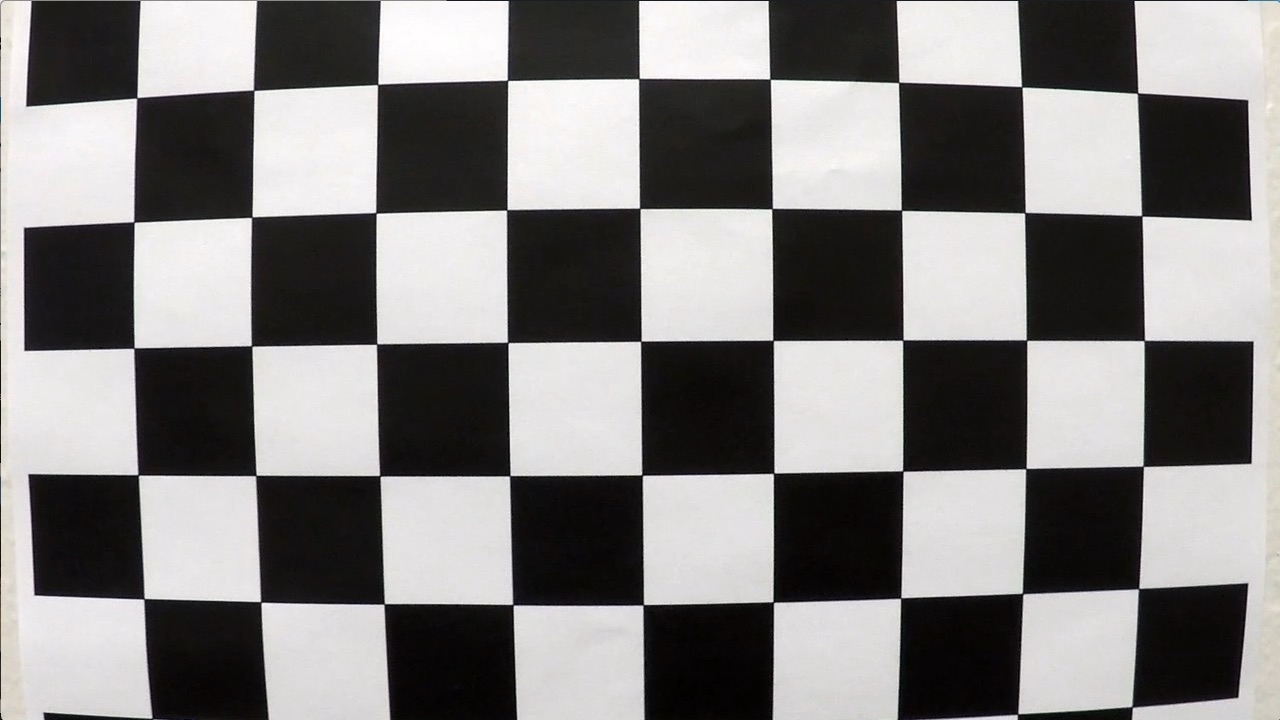
#> input picture camera_cal/calibration1.jpg, 1280 x 720 px; its folder holds 4 pictures in this run
$ jupyter execute --allow-errors CarND-Advanced-Lane-Lines.ipynb   (shell and % lines are left out)   (older library calls are emulated)
#> lines starting #> are read from the running program, lines starting #| are printed output that depends on the picture
## Advanced Lane Finding Project

The goals / steps of this project are the following:

* Compute the camera calibration matrix and distortion coefficients given a set of chessboard images.
* Apply a distortion correction to raw images.
* Use color transforms, gradients, etc., to create a thresholded binary image.
* Apply a perspective transform to rectify binary image ("birds-eye view").
* Detect lane pixels and fit to find the lane boundary.
* Determine the curvature of the lane and vehicle position with respect to center.
* Warp the detected lane boundaries back onto the original image.
* Output visual display of the lane boundaries and numerical estimation of lane curvature and vehicle position.

[//]: # (Image References)

[image1]: ./examples/undistort_output.png "Undistorted"
[image2]: ./test_images/test1.jpg "Road Transformed"
[image3]: ./examples/binary_combo_example.jpg "Binary Example"
[image4]: ./examples/warped_straight_lines.jpg "Warp Example"
[image5]: ./examples/color_fit_lines.jpg "Fit Visual"
[image6]: ./examples/example_output.jpg "Output"
[image7]: ./output_images/test1.jpg "Undistored Image"
[video1]: ./project_video.mp4 "Video"

## [Rubric](https://review.udacity.com/#!/rubrics/571/view) Points

### Here I will consider the rubric points individually and describe how I addressed each point in my implementation.

---

### Writeup / README

#### 1. Provide a Writeup / README that includes all the rubric points and how you addressed each one.  You can submit your writeup as markdown or pdf.  [Here](https://github.com/udacity/CarND-Advanced-Lane-Lines/blob/master/writeup_template.md) is a template writeup for this project you can use as a guide and a starting point.

You're reading it!

### Camera Calibration

#### 1. Briefly state how you computed the camera matrix and distortion coefficients. Provide an example of a distortion corrected calibration image.

The code for this step is contained in the first code cell of the IPython notebook located in "./examples/example.ipynb" (or in lines # through # of the file called `some_file.py`).

I start by preparing "object points", which will be the (x, y, z) coordinates of the chessboard corners in the world. Here I am assuming the chessboard is fixed on the (x, y) plane at z=0, such that the object points are the same for each calibration image.  Thus, `objp` is just a replicated array of coordinates, and `objpoints` will be appended with a copy of it every time I successfully detect all chessboard corners in a test image.  `imgpoints` will be appended with the (x, y) pixel position of each of the corners in the image plane with each successful chessboard detection.

I then used the output `objpoints` and `imgpoints` to compute the camera calibration and distortion coefficients using the `cv2.calibrateCamera()` function.  I applied this distortion correction to the test image using the `cv2.undistort()` function and obtained this result:

![alt text][image1]

I've used `cv2.getPerspectiveTransform()` to get M, the transform matrix. Afterwards, I finally used `cv2.warpPerspective()` to warp your image to a top-down view, whcih was not strictly required at this moment.

[cell 1]
import numpy as np
import cv2
import glob
import matplotlib.pyplot as plt
import matplotlib.image as mpimg
#%matplotlib qt

[cell 2]
# the number of inside corners in x & y
nx = 9
ny = 6

# termination criteria
criteria = (cv2.TERM_CRITERIA_EPS + cv2.TERM_CRITERIA_MAX_ITER, 30, 0.001)

# prepare object points, like (0,0,0), (1,0,0), (2,0,0) ....,(7,5,0)
objp = np.zeros((ny*nx,3), np.float32)
objp[:,:2] = np.mgrid[0:nx,0:ny].T.reshape(-1,2)

# Arrays to store object points and image points from all the images.
objpoints = [] # 3d points in real world space
imgpoints = [] # 2d points in image plane.

# Make a list of calibration images
images = glob.glob('./camera_cal/calibration*.jpg')

# Step through the list and search for chessboard corners
for fname in images:
    img = cv2.imread(fname)
#> img is the input picture: shape (720, 1280, 3); mean B, G, R 127.8, 128.4, 130.1
    gray = cv2.cvtColor(img, cv2.COLOR_BGR2GRAY)

    # Find the chess board corners
    ret, corners = cv2.findChessboardCorners(gray, (nx,ny), None)
#> ret = False; corners = None

    # If found, add object points, image points (after refining the them)
    if ret == True:
        objpoints.append(objp)
        corners_refined_loc = cv2.cornerSubPix(gray, corners, (11,11), (-1,-1), criteria)
        imgpoints.append(corners_refined_loc)

        # Calculate camera matrix and distortion coefficients
        ret, mtx, dist, rvecs, tvecs = cv2.calibrateCamera(objpoints, imgpoints, gray.shape[::-1], None, None)

        # Obtain undistored & warped image and matrix
        # 1) Undistort using mtx and dist
        undist = cv2.undistort(img, mtx, dist, None, mtx)
        # 2) Convert to grayscale
        gray2 = cv2.cvtColor(undist, cv2.COLOR_BGR2GRAY)
        # 3) Find the chessboard corners
        ret2, corners2 = cv2.findChessboardCorners(gray2, (nx, ny), None)
        # 4) If corners found:
        if ret2 == True:
            # a) draw corners
            cv2.drawChessboardCorners(undist, (nx, ny), corners2, ret2)
            # b) define 4 source points src = np.float32([[,],[,],[,],[,]])
            #Note: you could pick any four of the detected corners
            # as long as those four corners define a rectangle
            #One especially smart way to do this would be to use four well-chosen
            # corners that were automatically detected during the undistortion steps
            #We recommend using the automatic detection of corners in your code
            offset = 100
            img_size = (gray2.shape[1], gray2.shape[0])
            src = np.float32([corners2[0], corners2[nx-1], corners2[-1], corners2[-nx]])
            # c) define 4 destination points dst = np.float32([[,],[,],[,],[,]])
            dst = np.float32([[offset, offset], [img_size[0]-offset, offset], [img_size[0]-offset, img_size[1]-offset], [offset, img_size[1]-offset]])
            # d) use cv2.getPerspectiveTransform() to get M, the transform matrix
            M = cv2.getPerspectiveTransform(src, dst)
            # e) use cv2.warpPerspective() to warp your image to a top-down view
            warped = cv2.warpPerspective(undist, M, img_size, flags=cv2.INTER_LINEAR)

            # Draw images
            f, (ax1, ax2) = plt.subplots(1, 2, figsize=(24, 9))
            f.tight_layout()
            ax1.imshow(img)
            ax1.set_title('Original Image: '+fname.split('/')[-1], fontsize=50)
            ax2.imshow(warped)
            ax2.set_title('Undistorted and Warped Image', fontsize=50)
            plt.subplots_adjust(left=0., right=1, top=0.9, bottom=0.)

            # Save undistored & warped images to ./output_images
            fname2 = './output_images/' + fname.split('/')[-1]
            cv2.imwrite(fname2, warped)
            #plt.imsave(fname2, warped)
        else:
            print(fname, ": corners NOT found in the undistored image")
    else:
        print(fname, ": corners NOT found in the original image.")
#> pass 2 of the loop `for fname in images:`:
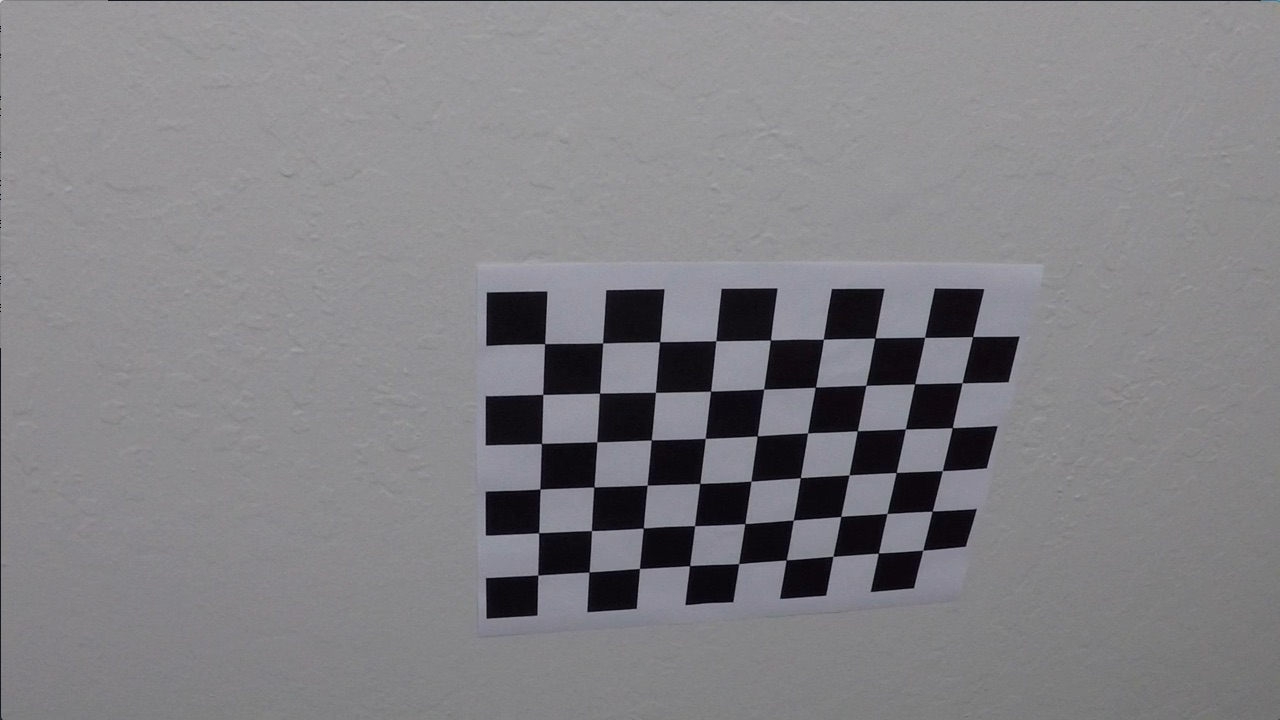
#> input picture camera_cal/calibration10.jpg, 1280 x 720 px
#> img is the input picture: shape (720, 1280, 3); mean B, G, R 133.1, 129.4, 130.2
#> `ret, corners = cv2.findChessboardCorners(gray, (nx,ny), None)`: ret = True; corners = 54 rows, first 8: [545.3, 343.1], [602.7, 342.8], [660.1, 341.3], [715.8, 340.7], [770.6, 340], [823.5, 339.2], [874.3, 338.5], [925.1, 337.4]
#> corners_refined_loc = 54 rows, first 8: [544.6, 343.6], [602.6, 343], [659.6, 341.7], [715.8, 340.7], [770.4, 339.9], [823.4, 339.3], [874.9, 337.9], [924.6, 337.3]
#> `ret, mtx, dist, rvecs, tvecs = cv2.calibrateCamera(objpoints, imgpoint..`: ret = 0.409; mtx = [[1219.3, 0, 679.7], [0, 1242.7, 348], [0, 0, 1]]; dist = [[-0.865, 12.71, -0.00199, -0.0099, -76.42]]; rvecs = ([0.512, -0.209, 0.0358],); tvecs = ([-2.3, -0.0691, 20.64],)
#> ret2 = True; corners2 = 54 rows, first 8: [544.3, 342.8], [602.5, 342.9], [660.2, 341.1], [715.7, 340.7], [771.1, 339.9], [825.4, 339.4], [877.6, 338.5], [931.7, 337.6]
#> `cv2.drawChessboardCorners(undist, (nx, ny), corners2, ret2)`:
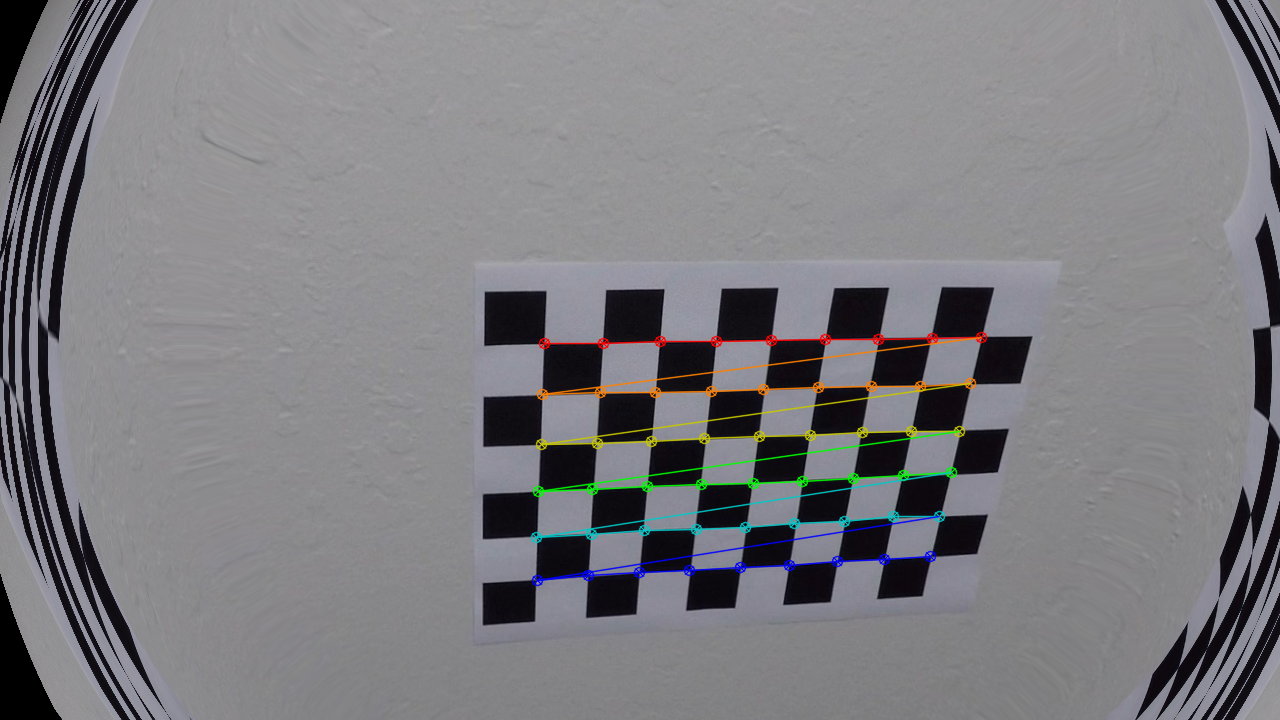
#> undist: shape (720, 1280, 3); mean B, G, R 128.5, 124.7, 125.2
#> src = [[544.3, 342.8], [980.7, 337.2], [930.4, 555.6], [536.6, 580.5]]
#> M = [[1.74, 0.0211, -877], [0.00246, 1.49, -434.7], [-0.000171, -0.000362, 1]]
#> `warped = cv2.warpPerspective(undist, M, img_size, flags=cv2.INTER_LINE..`:
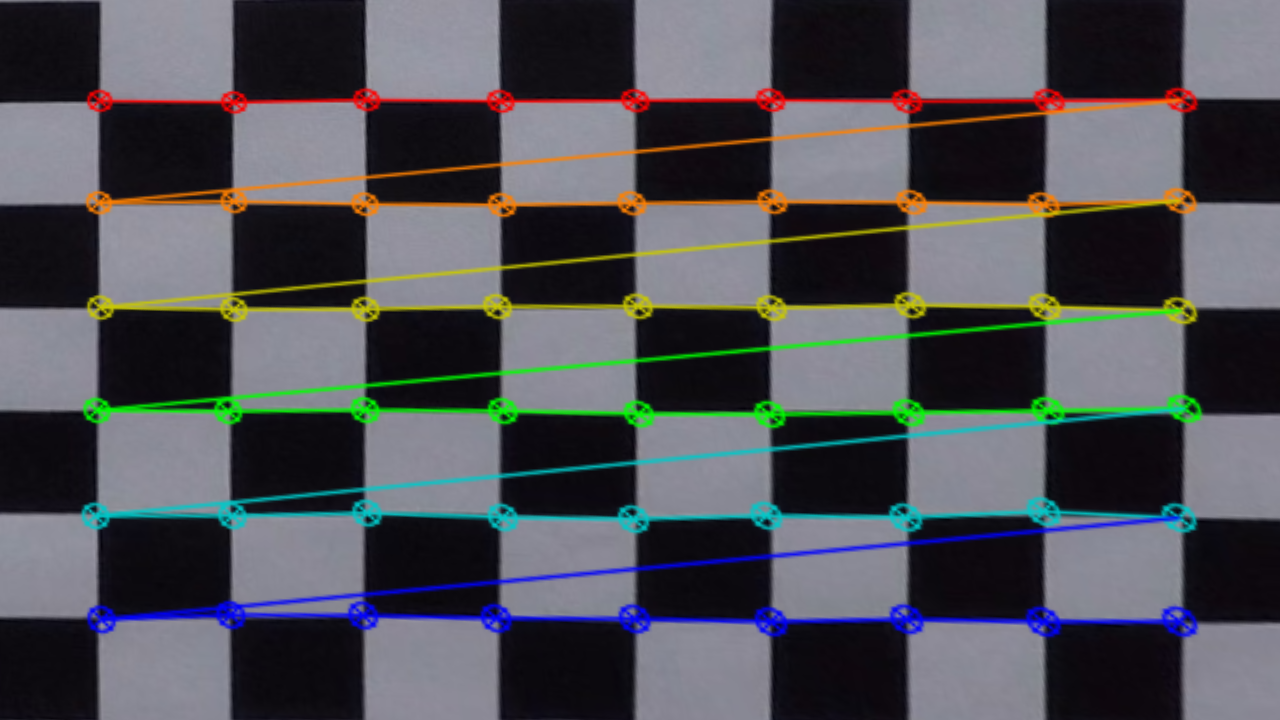
#> warped: shape (720, 1280, 3); mean B, G, R 85.5, 80.1, 79.1
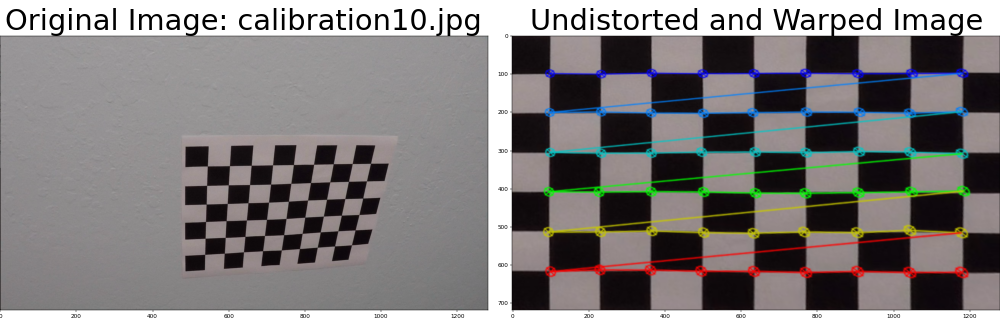
#> figure drawn by matplotlib, 2 panels; B, G, R data is drawn as R, G, B
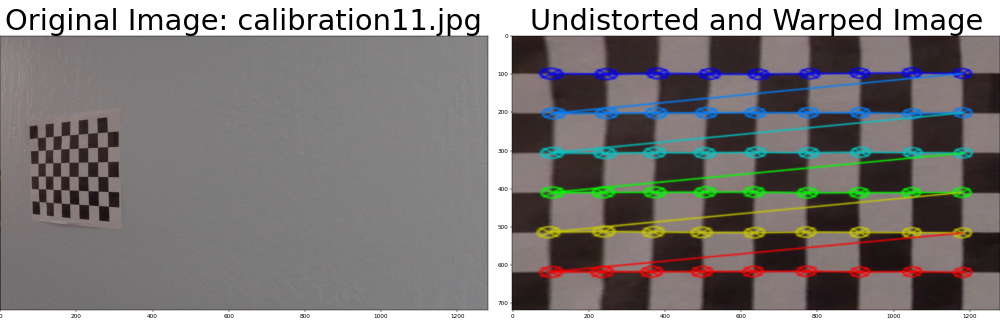
#> figure drawn by matplotlib, 2 panels; B, G, R data is drawn as R, G, B
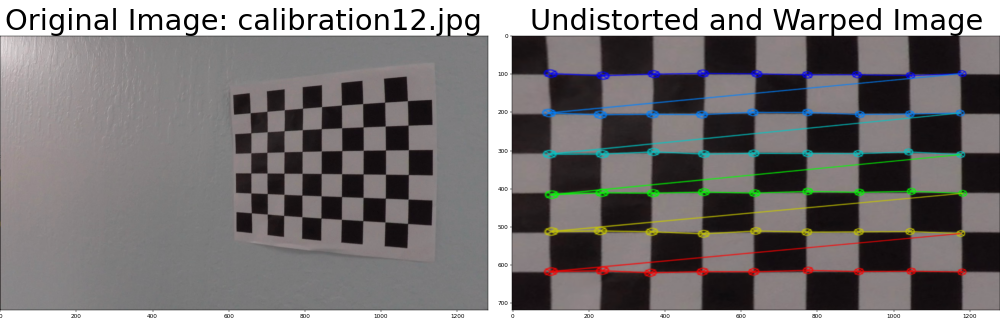
#> figure drawn by matplotlib, 2 panels; B, G, R data is drawn as R, G, B

### Pipeline (single images)

#### 1. Provide an example of a distortion-corrected image.

To demonstrate this step, I will describe how I apply the distortion correction to one of the test images like this one:

[//]: # (Image References)

[image7]: ./output_images/test1.jpg "Undistored Image"

![alt text][image7]

[cell 3]
''''
Utilize pre-calculated camera matrix and distortion coefficients
to obtain distortion-corrected images from test images at './test_images/test*.jpg'
'''
# Make a list of calibration images
images = glob.glob('./test_images/test*.jpg')
#> images = []

# Step through the list and search for chessboard corners
for fname in images:
    img = cv2.imread(fname)

    # Obtain undistored & warped image and matrix
    # Undistort using mtx and dist
    undist = cv2.undistort(img, mtx, dist, None, mtx)
    # Draw images
    f, (ax1, ax2) = plt.subplots(1, 2, figsize=(24, 9))
    f.tight_layout()
    ax1.imshow(img)
    ax1.set_title('Original Image: '+fname.split('/')[-1], fontsize=50)
    ax2.imshow(undist)
    ax2.set_title('Undistorted Image', fontsize=50)
    plt.subplots_adjust(left=0., right=1, top=0.9, bottom=0.)

    # Save undistored & warped images to ./output_images
    fname2 = './output_images/' + 'undistorted_' + fname.split('/')[-1]
    cv2.imwrite(fname2, undist)
    #plt.imsave(fname2, undist)
